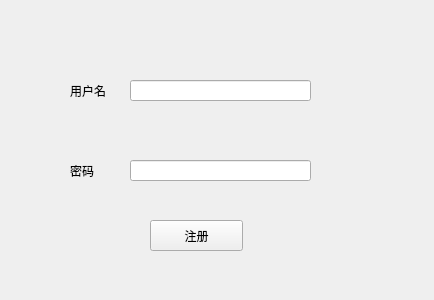
<?xml version="1.0" encoding="UTF-8"?>
<ui version="4.0">
 <class>clientregt</class>
 <widget class="QWidget" name="clientregt">
  <property name="geometry">
   <rect>
    <x>0</x>
    <y>0</y>
    <width>434</width>
    <height>300</height>
   </rect>
  </property>
  <property name="windowTitle">
   <string>Form</string>
  </property>
  <property name="styleSheet">
   <string notr="true">background-image: url(:/new/prefix1/yumao.jpg);</string>
  </property>
  <widget class="QLabel" name="label">
   <property name="geometry">
    <rect>
     <x>70</x>
     <y>80</y>
     <width>51</width>
     <height>21</height>
    </rect>
   </property>
   <property name="text">
    <string>用户名</string>
   </property>
  </widget>
  <widget class="QLabel" name="label_2">
   <property name="geometry">
    <rect>
     <x>70</x>
     <y>160</y>
     <width>31</width>
     <height>21</height>
    </rect>
   </property>
   <property name="text">
    <string>密码</string>
   </property>
  </widget>
  <widget class="QLineEdit" name="lineEdit">
   <property name="geometry">
    <rect>
     <x>130</x>
     <y>80</y>
     <width>181</width>
     <height>21</height>
    </rect>
   </property>
  </widget>
  <widget class="QLineEdit" name="lineEdit_2">
   <property name="geometry">
    <rect>
     <x>130</x>
     <y>160</y>
     <width>181</width>
     <height>21</height>
    </rect>
   </property>
  </widget>
  <widget class="QPushButton" name="pushButton">
   <property name="geometry">
    <rect>
     <x>150</x>
     <y>220</y>
     <width>93</width>
     <height>31</height>
    </rect>
   </property>
   <property name="text">
    <string>注册</string>
   </property>
   <property name="icon">
    <iconset resource="pictures.qrc">
     <normaloff>:/new/prefix1/pkq.png</normaloff>:/new/prefix1/pkq.png</iconset>
   </property>
  </widget>
 </widget>
 <resources>
  <include location="pictures.qrc"/>
 </resources>
 <connections/>
</ui>
